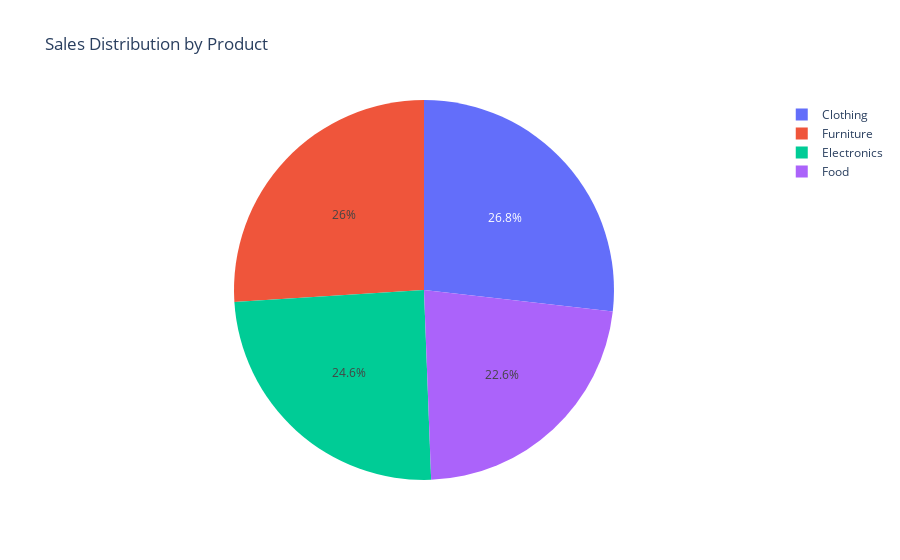

Write notebook code for a chart like this one.
### Code cell
# PIE-CHART
fig = ply.pie(data_frame=sales_df,names='Product_Category',title="Sales Distribution by Product")
fig.show()

### Figure 1 — Plotly figure (JSON) as saved in the notebook; plotly's stock layout.template omitted (floating-point values rounded to 4 significant figures; data arrays with more than 128 entries replaced by an {"elided": "..."} marker saying what was removed)
{"data": [{"domain": {"x": [0, 1], "y": [0, 1]}, "hovertemplate": "Product_Category=%{label}<extra></extra>", "labels": {"elided": "1000 str values"}, "legendgroup": "", "name": "", "showlegend": true, "type": "pie"}], "layout": {"legend": {"tracegroupgap": 0}, "title": {"text": "Sales Distribution by Product"}}}
